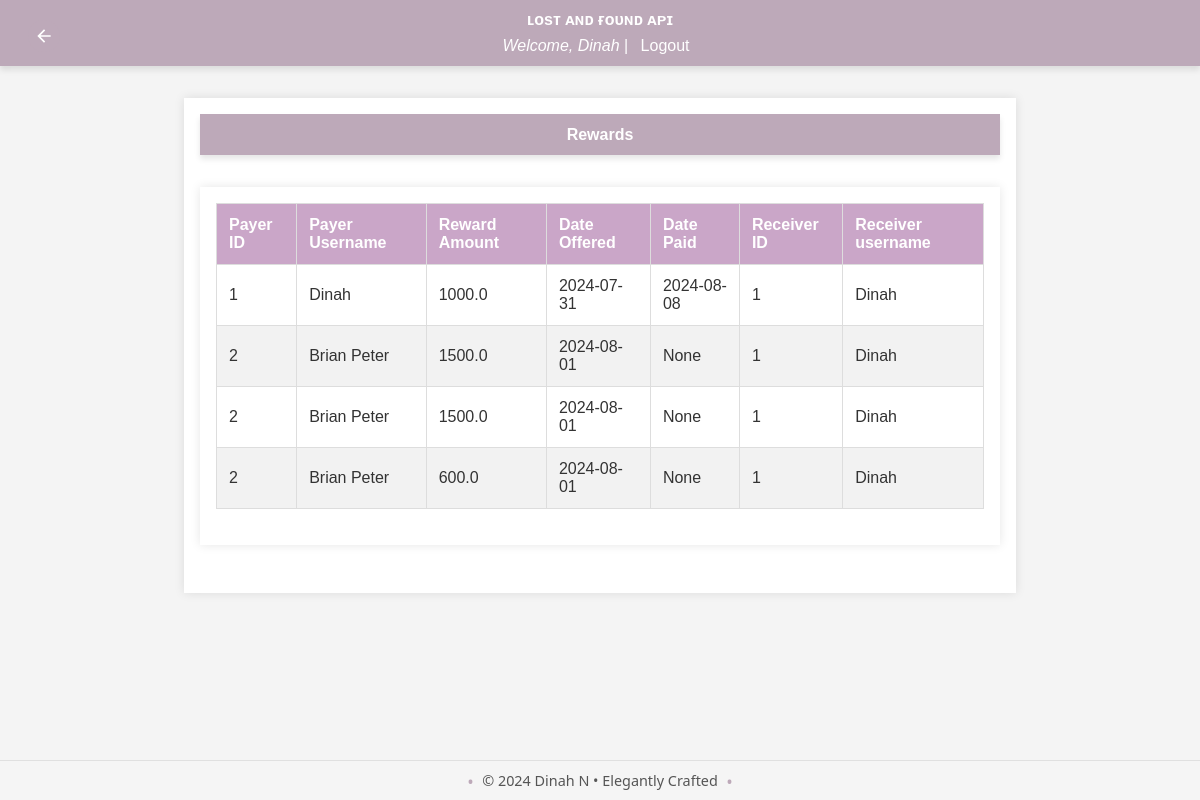
Page /admin/rewards (signed in) on the committed database.
### app/models/user.py (models this page shows, shortened)
class User(db.Model, UserMixin):
    id = db.Column(db.Integer, primary_key=True)
    username = db.Column(db.String(150), unique=True, nullable=False)
    email = db.Column(db.String(150), unique=True, nullable=False)
    password_hash = db.Column(db.String(150), nullable=False)
    role = db.Column(db.String(50), nullable=False, default='user')
    lost_reports = db.relationship('LostReport', back_populates='user', lazy=True)
    found_reports = db.relationship('FoundReport', back_populates='user', lazy=True)
    claims = db.relationship('Claim', back_populates='claim_user', lazy=True)
    rewards_received = db.relationship('Reward', foreign_keys='Reward.receiver_id', back_populates='receiver', lazy=True)
    rewards_paid = db.relationship('Reward', foreign_keys='Reward.payer_id', back_populates='payer', lazy=True)
    reset_tokens = db.relationship('PasswordResetToken', back_populates='user', lazy=True)
    comments = db.relationship('Comment', back_populates='user')
    @property
    def password(self):
        raise AttributeError('password is not a readable attribute')

### app/models/reward.py (models this page shows)
class Reward(db.Model):
    id = db.Column(db.Integer, primary_key=True)
    amount = db.Column(db.Float, nullable=False)
    date_paid = db.Column(db.Date, nullable=True)
    date_offered = db.Column(db.Date, server_default=func.current_date(), nullable=True)
    receiver_id = db.Column(db.Integer, db.ForeignKey('user.id'), nullable=False)
    receiver_username = db.Column(db.String(80), nullable=False)
    payer_username = db.Column(db.String(80), nullable=False)
    payer_id = db.Column(db.Integer, db.ForeignKey('user.id'), nullable=False)
    found_report_id = db.Column(db.Integer, db.ForeignKey('found_report.id'), nullable=False)
    receiver = db.relationship('User', foreign_keys=[receiver_id], back_populates='rewards_received')
    payer = db.relationship('User', foreign_keys=[payer_id], back_populates='rewards_paid')
    found_report = db.relationship('FoundReport', back_populates='rewards')

### app/routes/admin.py (the view)
@bp.route('/rewards', methods=['GET'])
@login_required
@admin_required
def view_rewards():
    try:
        rewards = Reward.query.all()
        return render_template('view_rewards.html', rewards=rewards)
    except Exception as e:
        flash(f'Error: {str(e)}', 'error')
        return redirect(url_for('admin.dashboard'))

### app/__init__.py (called while the page is built)
def create_app():
    app = Flask(__name__)
    load_dotenv()
    app.config['SECRET_KEY'] = os.environ.get('FLASK_SECRET_KEY', secrets.token_hex(16))
    app.config.from_object('config.Config')
    app.config.from_pyfile('config.py', silent=True)
    register_extensions(app)
    register_blueprints(app)
    configure_cors(app)
    @app.before_request
    def method_override():
        if request.method == 'POST':
            method = request.form.get('_method')
            if method:
                method = method.upper()
                if method in ['PUT', 'DELETE']:
                    request.environ['REQUEST_METHOD'] = method
    return app

def register_extensions(app):
    db.init_app(app)
    migrate.init_app(app, db)
    bcrypt.init_app(app)
    login_manager.init_app(app)
    mail.init_app(app)
    @login_manager.user_loader
    def load_user(user_id):
        return user.User.query.get(int(user_id))

### app/templates/view_rewards.html (shortened to what this page needs)
{% extends "base.html" %}
{% block content %}
<header>
    <a href="{{ url_for('admin.dashboard') }}" class="back-button" title="Back to Dashboard">
        <svg xmlns="http://www.w3.org/2000/svg" viewBox="0 0 24 24" fill="currentColor" width="24" height="24">
            <path d="M20 11H7.83l5.59-5.59L12 4l-8 8 8 8 1.41-1.41L7.83 13H20v-2z"/>
        </svg>
    </a>
    <h1>Rewards</h1>
</header>
<main>
    <table>
        <thead>
            <tr>
                <th>Payer ID</th>
                <th>Payer Username</th>
                <th>Reward Amount</th>
                <th>Date Offered</th>
                <th>Date Paid</th>
                <th>Receiver ID</th>
                <th>Receiver username</th>
            </tr>
        </thead>
        <tbody>
            {% for reward in rewards %}
            <tr>
                <td>{{ reward.payer_id}}</td>
                <td>{{ reward.payer_username}}</td>
                <td>{{ reward.amount }}</td>
                <td>{{ reward.date_offered }}</td>
                <td>{{ reward.date_paid}}</td>
                <td>{{ reward.receiver_id}}</td>
                <td>{{ reward.receiver_username}}</td>
            </tr>
            {% endfor %}
        </tbody>
    </table>
</main>
{% endblock %}

### app/templates/base.html (shortened to what this page needs)
<!DOCTYPE html>
<html lang="en">
<head>
    <link rel="stylesheet" href="{{ url_for('static', filename='styles.css') }}">
</head>
<body>
    <header>
        <h1>ʟᴏsᴛ ᴀɴᴅ ғᴏᴜɴᴅ ᴀᴘɪ</h1>
        {% if current_user.is_authenticated %}
            <p><i>Welcome, {{ current_user.username }}</i> | <a href="{{ url_for('auth.logout') }}">Logout</a></p>
        {% else %}
            <p>
                <a href="{{ url_for('auth.login') }}">Login</a> |
                <a href="{{ url_for('auth.register') }}">Sign Up</a>
            </p>
        {% endif %}
    </header>
    <main>
        {% block content %}{% endblock %}
    </main>
    <footer>
        <p>&copy; 2024 Dinah N • Elegantly Crafted</p>
    </footer>
</body>
</html>

### app/static/styles.css (style rules this page uses)
body { font-family: 'Roboto', sans-serif; margin: 0; padding: 0; background-color: #f9f9f9; color: #333; }
.back-button { position: absolute; top: 20px; left: 20px; background-color: #bda9b9; color: white; width: 32px; height: 32px; border-radius: 50%; display: flex; justify-content: center; align-items: center; text-decoration: none; transition: background-color 0.3s ease; }
.back-button svg { width: 20px; height: 20px; }
header { background-color: #e7cbe1; color: #ecf0f1; padding: 20px 0; box-shadow: 0 4px 6px rgba(0, 0, 0, 0.1); }
header h1 { margin: 0; text-align: center; font-size: 1.0rem; }
main { padding: 40px; max-width: 1200px; margin: 0 auto; }
footer { background-color: #e7cbe1; color: #ecf0f1; text-align: center; padding: 20px 0; position: fixed; bottom: 0; width: 100%; }
table { width: 100%; border-collapse: collapse; margin-bottom: 20px; }
table th, table td { padding: 12px; border: 1px solid #ddd; text-align: left; }
table th { background-color: #caa6c8; color: #fff; }
table tr:nth-child(even) { background-color: #f2f2f2; }

### app/templates/base.html (style rules this page uses)
body { font-family: Arial, sans-serif; background-color: #f4f4f4; margin: 0; padding: 0; }
header { background-color: #bda9b9; color: white; padding: 0.7rem; text-align: center; }
header p { margin: 0.5rem 0 0; }
header a { color: white; text-decoration: none; margin: 0 0.5rem; }
main { max-width: 800px; margin: 2rem auto; padding: 1rem; background-color: white; box-shadow: 0 0 10px rgba(0, 0, 0, 0.1); }
footer { background-color: whitesmoke; text-align: center; padding: 10px 0; font-family: 'Segoe UI', Tahoma, Geneva, Verdana, sans-serif; font-size: 0.9em; color: #555; border-top: 1px solid #e0e0e0; }
footer p { margin: 0; display: inline-block; position: relative; }
footer p::before, footer p::after { content: "•"; color: #bda9b9; font-size: 1.2em; position: absolute; top: 50%; transform: translateY(-50%); }
footer p::before { left: -15px; }
footer p::after { right: -15px; }

### rows in the picture
User: username "Dinah"
Reward: payer_id "1", payer_username "Dinah", amount "1000.0", date_offered "2024-07-31", date_paid "2024-08-08", receiver_id "1", receiver_username "Dinah"
Reward: payer_id "2", payer_username "Brian Peter", amount "1500.0", date_offered "2024-08-01", date_paid "None", receiver_id "1", receiver_username "Dinah"
Reward: payer_id "2", payer_username "Brian Peter", amount "1500.0", date_offered "2024-08-01", date_paid "None", receiver_id "1", receiver_username "Dinah"
Reward: payer_id "2", payer_username "Brian Peter", amount "600.0", date_offered "2024-08-01", date_paid "None", receiver_id "1", receiver_username "Dinah"
